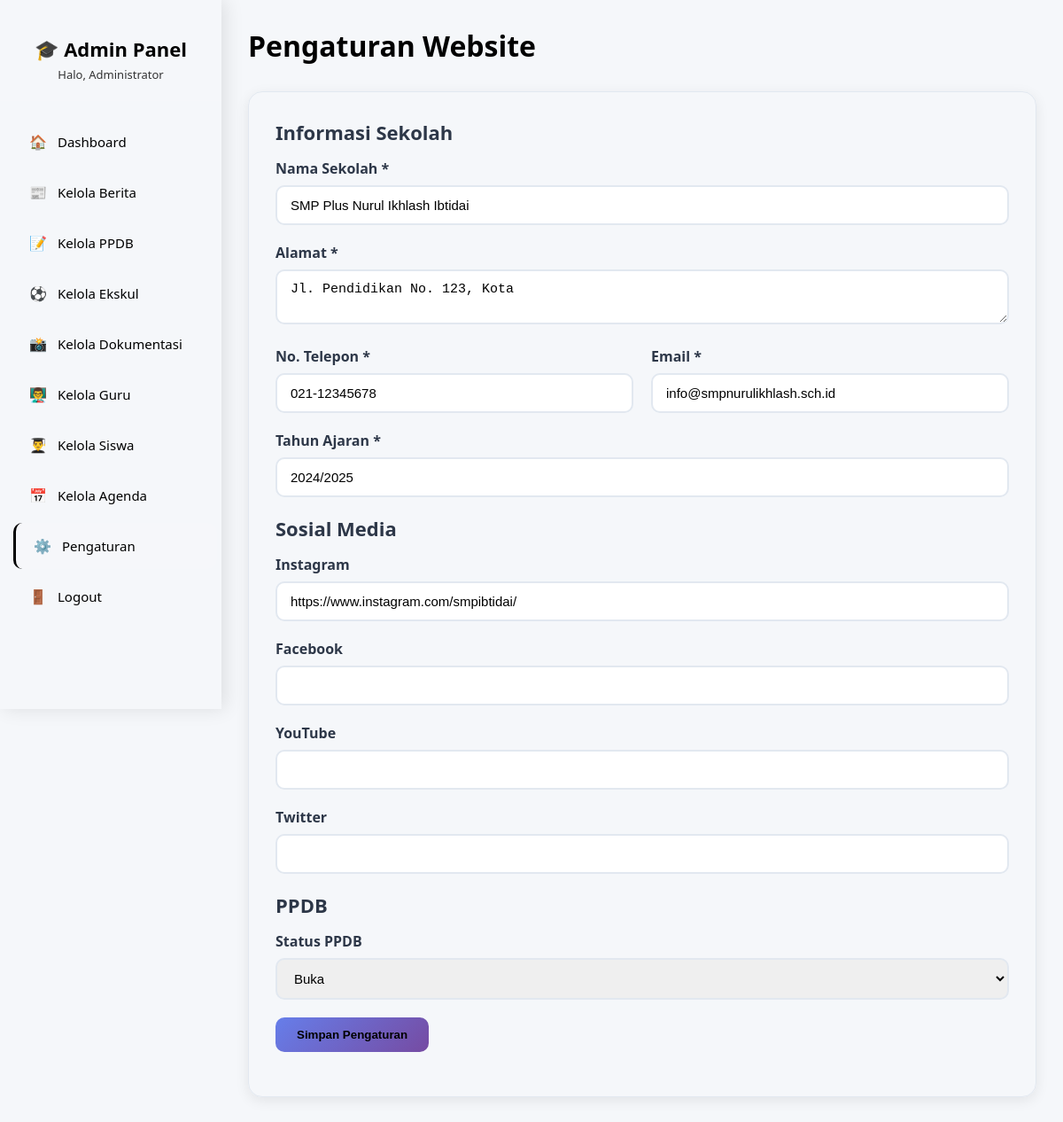
The page /admin/pengaturan.php (signed in) on the database its author committed.
### tables this page shows
CREATE TABLE IF NOT EXISTS pengaturan (
    id INT AUTO_INCREMENT PRIMARY KEY,
    nama_pengaturan VARCHAR(100) NOT NULL UNIQUE,
    nilai TEXT NOT NULL,
    keterangan VARCHAR(255),
    updated_at TIMESTAMP DEFAULT CURRENT_TIMESTAMP ON UPDATE CURRENT_TIMESTAMP
);

### includes/functions.php (called while the page is built, shortened)
<?php
function get_pengaturan($nama) {
    $sql = "SELECT nilai FROM pengaturan WHERE nama_pengaturan = '$nama'";
    $result = query($sql);
    $row = fetch_assoc($result);
    return $row ? $row['nilai'] : '';
}
?>

### includes/db.php (called while the page is built, shortened)
<?php
try {
    $conn = new mysqli(DB_HOST, DB_USER, DB_PASS, DB_NAME);
    $conn->set_charset("utf8mb4");
} catch (Exception $e) {
    die("Error: " . $e->getMessage());
}
function query($sql) {
    global $conn;
    $result = $conn->query($sql);
    return $result;
}
function fetch_assoc($result) {
    return $result->fetch_assoc();
}
?>

### admin/pengaturan.php (the view, shortened to what this page needs)
<?php
require_once '../includes/db.php';
require_once '../includes/functions.php';
?>
<!DOCTYPE html>
<html lang="id">
<head>
    <link rel="stylesheet" href="../assets/css/admin.css">
</head>
<body>
    <div class="admin-layout">
        <div class="admin-sidebar">
            <div class="admin-sidebar-header">
                <h3>🎓 Admin Panel</h3>
                <p>Halo, <?php echo $_SESSION['admin_nama']; ?></p>
            </div>
            <ul class="admin-menu">
                <li><a href="dashboard.php">Dashboard</a></li>
                <li><a href="berita.php">Kelola Berita</a></li>
                <li><a href="ppdb.php">Kelola PPDB</a></li>
                <li><a href="ekskul.php">Kelola Ekskul</a></li>
                <li><a href="dokumentasi.php">Kelola Dokumentasi</a></li>
                <li><a href="guru.php">Kelola Guru</a></li>
                <li><a href="siswa.php">Kelola Siswa</a></li>
                <li><a href="agenda.php">Kelola Agenda</a></li>
                <li><a href="pengaturan.php" class="active">Pengaturan</a></li>
                <li><a href="logout.php" style="color: var(--danger-color);">Logout</a></li>
            </ul>
        </div>
        <div class="admin-content">
            <h1 style="margin-bottom:30px;">Pengaturan Website</h1>
            <div class="content-card">
                <form action="" method="POST" data-validate>
                    <h3 style="margin-bottom:15px;">Informasi Sekolah</h3>
                    <div class="form-group"><label>Nama Sekolah *</label><input type="text" name="nama_sekolah" class="form-control" value="<?php echo get_pengaturan('nama_sekolah'); ?>" required></div>
                    <div class="form-group"><label>Alamat *</label><textarea name="alamat_sekolah" class="form-control" required><?php echo get_pengaturan('alamat_sekolah'); ?></textarea></div>
                    <div class="form-row">
                        <div class="form-group"><label>No. Telepon *</label><input type="text" name="no_telepon" class="form-control" value="<?php echo get_pengaturan('no_telepon'); ?>" required></div>
                        <div class="form-group"><label>Email *</label><input type="email" name="email_sekolah" class="form-control" value="<?php echo get_pengaturan('email_sekolah'); ?>" required></div>
                    </div>
                    <div class="form-group"><label>Tahun Ajaran *</label><input type="text" name="tahun_ajaran" class="form-control" value="<?php echo get_pengaturan('tahun_ajaran'); ?>" required></div>
                    <h3 style="margin:20px 0 15px;">Sosial Media</h3>
                    <div class="form-group"><label>Instagram</label><input type="url" name="instagram" class="form-control" value="<?php echo get_pengaturan('instagram'); ?>"></div>
                    <div class="form-group"><label>Facebook</label><input type="url" name="facebook" class="form-control" value="<?php echo get_pengaturan('facebook'); ?>"></div>
                    <div class="form-group"><label>YouTube</label><input type="url" name="youtube" class="form-control" value="<?php echo get_pengaturan('youtube'); ?>"></div>
                    <div class="form-group"><label>Twitter</label><input type="url" name="twitter" class="form-control" value="<?php echo get_pengaturan('twitter'); ?>"></div>
                    <h3 style="margin:20px 0 15px;">PPDB</h3>
                    <div class="form-group"><label>Status PPDB</label><select name="ppdb_status" class="form-control"><option value="buka" <?php echo get_pengaturan('ppdb_status')=='buka'?'selected':''; ?>>Buka</option><option value="tutup" <?php echo get_pengaturan('ppdb_status')=='tutup'?'selected':''; ?>>Tutup</option></select></div>
                    <div class="form-group"><button type="submit" class="btn btn-primary">Simpan Pengaturan</button></div>
                </form>
            </div>
        </div>
    </div>
</body>
</html>

### assets/css/admin.css (style rules this page uses)
* { margin: 0; padding: 0; box-sizing: border-box; }
body { font-family: 'Segoe UI', Tahoma, Geneva, Verdana, sans-serif; background: #f5f7fa; }
.admin-layout { display: flex; min-height: 100vh; }
.admin-sidebar { width: 260px; background: linear-gradient(180deg, #667eea 0%, #764ba2 100%); color: var(--white); padding: 0; position: fixed; height: 100vh; overflow-y: auto; box-shadow: 4px 0 20px rgba(0,0,0,0.1); }
.admin-sidebar-header { padding: 30px 20px; text-align: center; border-bottom: 1px solid rgba(255,255,255,0.1); margin-bottom: 20px; }
.admin-sidebar-header h3 { font-size: 22px; font-weight: 700; margin-bottom: 5px; }
.admin-sidebar-header p { font-size: 13px; opacity: 0.8; }
.admin-menu { list-style: none; padding: 0 10px; }
.admin-menu li { margin-bottom: 5px; }
.admin-menu li a { display: flex; align-items: center; padding: 14px 18px; color: var(--white); text-decoration: none; border-radius: 10px; transition: all 0.3s ease; font-size: 15px; }
.admin-menu li a:hover, .admin-menu li a.active { background: rgba(255,255,255,0.2); transform: translateX(5px); }
.admin-menu li a::before { content: '📌'; margin-right: 12px; font-size: 16px; }
.admin-menu li a[href*="dashboard"]::before { content: '🏠'; }
.admin-menu li a[href*="berita"]::before { content: '📰'; }
.admin-menu li a[href*="ppdb"]::before { content: '📝'; }
.admin-menu li a[href*="ekskul"]::before { content: '⚽'; }
.admin-menu li a[href*="dokumentasi"]::before { content: '📸'; }
.admin-menu li a[href*="guru"]::before { content: '👨‍🏫'; }
.admin-menu li a[href*="siswa"]::before { content: '👨‍🎓'; }
.admin-menu li a[href*="agenda"]::before { content: '📅'; }
.admin-menu li a[href*="pengaturan"]::before { content: '⚙️'; }
.admin-menu li a[href*="logout"]::before { content: '🚪'; }
.admin-content { margin-left: 260px; padding: 40px; flex: 1; background: #f5f7fa; }
.content-card { background: var(--white); padding: 30px; border-radius: 16px; box-shadow: 0 4px 15px rgba(0,0,0,0.08); margin-bottom: 30px; border: 1px solid #e2e8f0; }
.content-card h3 { font-size: 22px; color: #2d3748; margin-bottom: 20px; font-weight: 600; }
.btn { padding: 12px 24px; border-radius: 10px; font-weight: 600; cursor: pointer; border: none; transition: all 0.3s ease; text-decoration: none; display: inline-block; }
.btn-primary { background: linear-gradient(135deg, #667eea 0%, #764ba2 100%); color: var(--white); }
.form-group { margin-bottom: 20px; }
.form-group label { display: block; margin-bottom: 8px; font-weight: 600; color: #2d3748; }
.form-control { width: 100%; padding: 12px 15px; border: 2px solid #e2e8f0; border-radius: 10px; font-size: 15px; transition: all 0.3s ease; }
.form-row { display: grid; grid-template-columns: repeat(auto-fit, minmax(200px, 1fr)); gap: 20px; }

### admin/pengaturan.php (style rules this page uses)
.admin-layout { display: flex; min-height: 100vh; }
.admin-sidebar { width: 250px; background: var(--dark-color); color: var(--white); padding: 20px 0; position: fixed; height: 100vh; overflow-y: auto; }
.admin-sidebar-header { padding: 20px; text-align: center; border-bottom: 1px solid rgba(255,255,255,0.1); margin-bottom: 20px; }
.admin-menu { list-style: none; }
.admin-menu li a { display: block; padding: 15px 20px; color: var(--white); text-decoration: none; border-left: 3px solid transparent; }
.admin-menu li a:hover, .admin-menu li a.active { background: rgba(255,255,255,0.1); border-left-color: var(--accent-color); }
.admin-content { margin-left: 250px; padding: 30px; flex: 1; }

### rows shown on the page
pengaturan: nama_sekolah "SMP Plus Nurul Ikhlash Ibtidai"
pengaturan: alamat_sekolah "Jl. Pendidikan No. 123, Kota"
pengaturan: no_telepon "021-12345678"
pengaturan: email_sekolah "info@smpnurulikhlash.sch.id"
pengaturan: tahun_ajaran "2024/2025"
pengaturan: instagram "https://www.instagram.com/smpibtidai/"
pengaturan: ppdb_status "Buka"

### other values the page prints
$_SESSION['admin_nama'] "Administrator"
